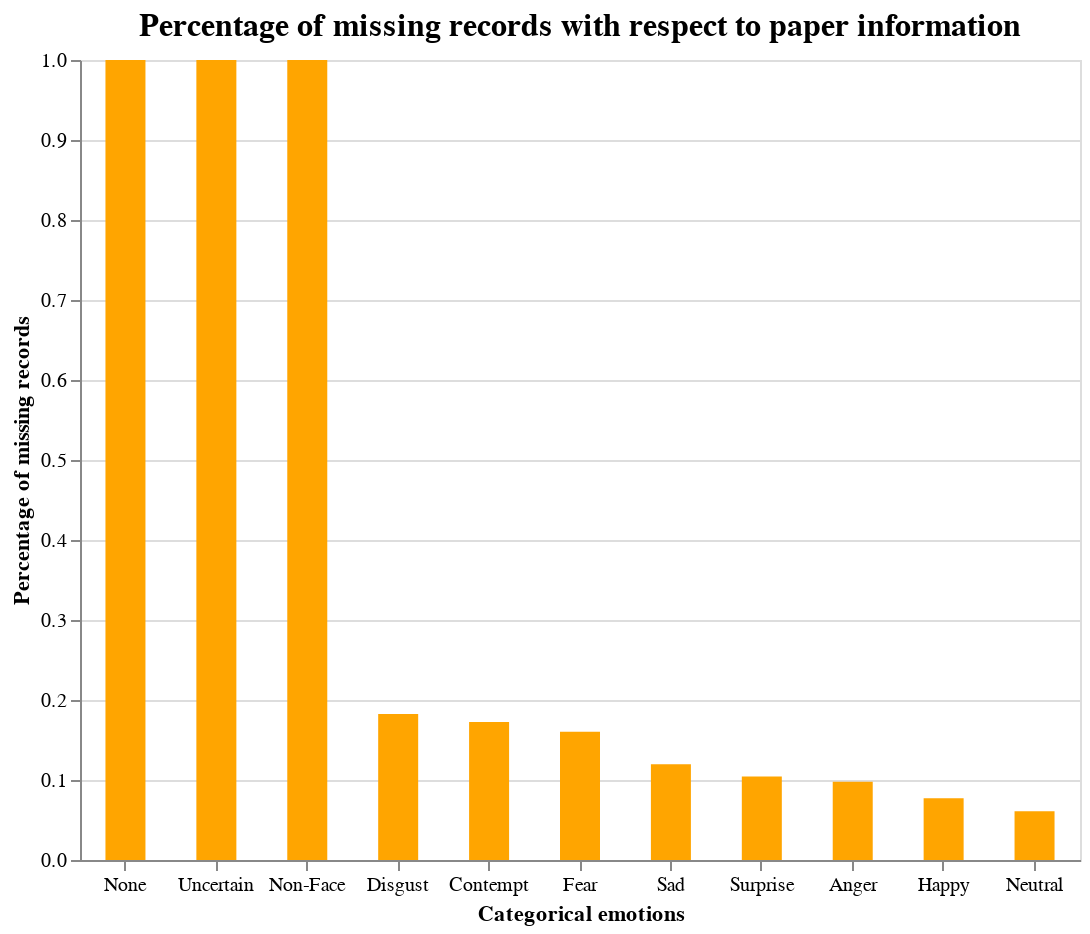

The notebook cell saved with this chart:
### Markdown cell above
I display it using a bar chart to get a better sense of the loss:

### Code cell
# Create a histogram with mean line for valence
cat_emot_bar_plot = alt.Chart(difference_df_norm).mark_bar(color="orange", width=20).encode(
    alt.X("cat_emot_label:N", sort='-y', 
          axis=alt.Axis(labelAngle=0, title="Categorical emotions", labelFlush=False)),
    alt.Y('percentage:Q', title = 'Percentage of missing records'),
    tooltip=[
        alt.Tooltip('cat_emot_label:N', title='Categorical emotion'),
        alt.Tooltip('percentage:Q', title = 'Count of missing records')]
).properties(
    title=alt.TitleParams(text='Percentage of missing records with respect to paper information', fontSize=16),
    width=500,
    height=400
)

cat_emot_bar_plot.interactive()

### Figure 1 — Vega-Lite specification as saved in the notebook (floating-point values rounded to 4 significant figures)
{"config": {"view": {"continuousWidth": 300, "continuousHeight": 300}}, "data": {"name": "data-cfe0a69f8df45649700e9b9776625593"}, "mark": {"type": "bar", "color": "orange", "width": 20}, "encoding": {"tooltip": [{"field": "cat_emot_label", "title": "Categorical emotion", "type": "nominal"}, {"field": "percentage", "title": "Count of missing records", "type": "quantitative"}], "x": {"axis": {"labelAngle": 0, "labelFlush": false, "title": "Categorical emotions"}, "field": "cat_emot_label", "sort": "-y", "type": "nominal"}, "y": {"field": "percentage", "title": "Percentage of missing records", "type": "quantitative"}}, "height": 400, "params": [{"name": "param_53", "select": {"type": "interval", "encodings": ["x", "y"]}, "bind": "scales"}], "title": {"text": "Percentage of missing records with respect to paper information", "fontSize": 16}, "width": 500, "$schema": "https://vega.github.io/schema/vega-lite/v5.15.1.json", "datasets": {"data-cfe0a69f8df45649700e9b9776625593": [{"cat_emot_label": "Neutral", "percentage": 0.06106}, {"cat_emot_label": "Happy", "percentage": 0.07718}, {"cat_emot_label": "Sad", "percentage": 0.1196}, {"cat_emot_label": "Surprise", "percentage": 0.1042}, {"cat_emot_label": "Fear", "percentage": 0.1603}, {"cat_emot_label": "Disgust", "percentage": 0.1826}, {"cat_emot_label": "Anger", "percentage": 0.09769}, {"cat_emot_label": "Contempt", "percentage": 0.1725}, {"cat_emot_label": "None", "percentage": 1.0}, {"cat_emot_label": "Uncertain", "percentage": 1.0}, {"cat_emot_label": "Non-Face", "percentage": 1.0}]}}
